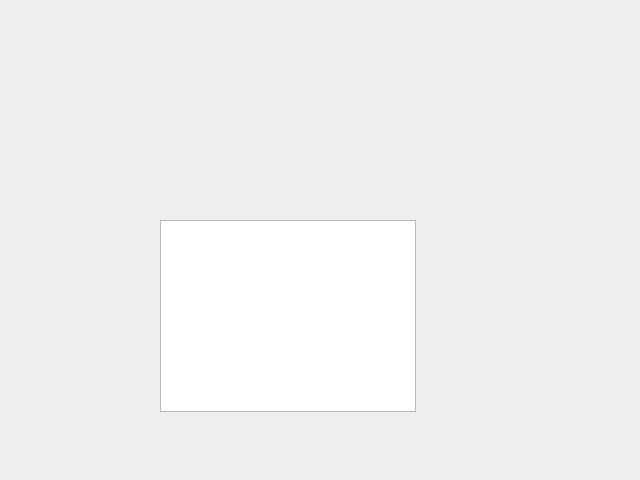
<?xml version="1.0" encoding="UTF-8"?>
<ui version="4.0">
 <class>clientaffich</class>
 <widget class="QDialog" name="clientaffich">
  <property name="geometry">
   <rect>
    <x>0</x>
    <y>0</y>
    <width>640</width>
    <height>480</height>
   </rect>
  </property>
  <property name="windowTitle">
   <string>Dialog</string>
  </property>
  <widget class="QTableView" name="personneview">
   <property name="geometry">
    <rect>
     <x>160</x>
     <y>220</y>
     <width>256</width>
     <height>192</height>
    </rect>
   </property>
  </widget>
 </widget>
 <resources/>
 <connections/>
</ui>
